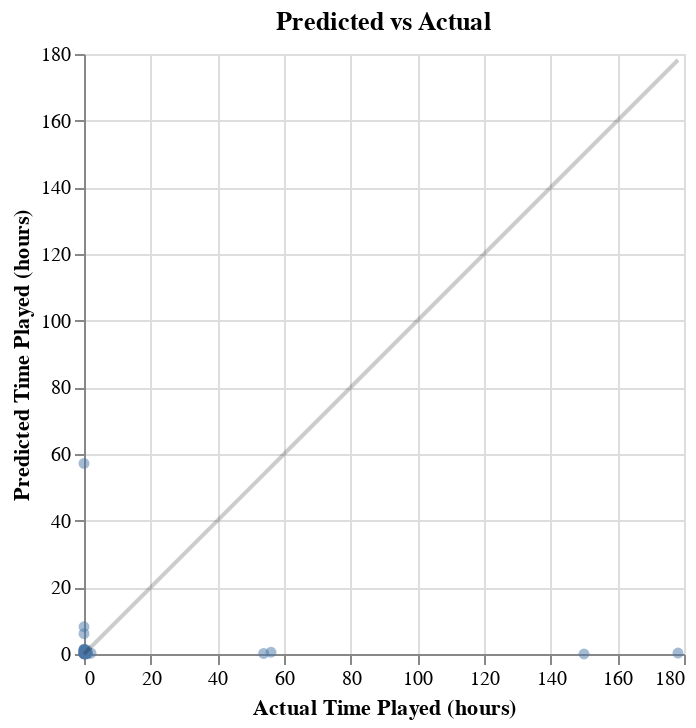

Notebook code cell kept with this figure:
### Code cell
#Predicted vs Actual Plot
predicted_vs_actual = pd.DataFrame({
    "actual": y_test,
    "predicted": y_pred
})

predicted_vs_actual_chart=alt.Chart(predicted_vs_actual).mark_circle(opacity=0.5).encode(
    x=alt.X("actual",title='Actual Time Played (hours)'),
    y=alt.Y("predicted", title="Predicted Time Played (hours)")
).properties(
    title="Predicted vs Actual",
    width=300,
    height=300
)
line=alt.Chart(predicted_vs_actual).mark_line(color="black", opacity=.2).encode(
    x="actual",
    y="actual"   #y = x
)
predicted_vs_actual_chart+line

### Figure 1 — Vega-Lite specification as saved in the notebook (floating-point values rounded to 4 significant figures)
{"config": {"view": {"continuousWidth": 300, "continuousHeight": 300}}, "layer": [{"mark": {"type": "circle", "opacity": 0.5}, "encoding": {"x": {"field": "actual", "title": "Actual Time Played (hours)", "type": "quantitative"}, "y": {"field": "predicted", "title": "Predicted Time Played (hours)", "type": "quantitative"}}, "title": "Predicted vs Actual"}, {"mark": {"type": "line", "color": "black", "opacity": 0.2}, "encoding": {"x": {"field": "actual", "type": "quantitative"}, "y": {"field": "actual", "type": "quantitative"}}}], "data": {"name": "data-a4801aeafc015f0dcfbdc59a3b83adaa"}, "height": 300, "width": 300, "$schema": "https://vega.github.io/schema/vega-lite/v5.20.1.json", "datasets": {"data-a4801aeafc015f0dcfbdc59a3b83adaa": [{"actual": 0.0, "predicted": 0.4}, {"actual": 0.1, "predicted": 1.025}, {"actual": 1.0, "predicted": 0.05}, {"actual": 0.8, "predicted": 1.225}, {"actual": 0.0, "predicted": 1.025}, {"actual": 0.0, "predicted": 0.05}, {"actual": 1.0, "predicted": 0.5}, {"actual": 0.0, "predicted": 0.175}, {"actual": 0.1, "predicted": 0.275}, {"actual": 0.1, "predicted": 1.4}, {"actual": 0.2, "predicted": 0.775}, {"actual": 0.0, "predicted": 1.4}, {"actual": 0.0, "predicted": 57.17}, {"actual": 0.0, "predicted": 0.975}, {"actual": 0.0, "predicted": 1.025}, {"actual": 0.0, "predicted": 1.225}, {"actual": 0.3, "predicted": 0.975}, {"actual": 0.6, "predicted": 0.125}, {"actual": 0.6, "predicted": 0.375}, {"actual": 0.0, "predicted": 8.175}, {"actual": 0.4, "predicted": 0.025}, {"actual": 0.2, "predicted": 0.175}, {"actual": 0.0, "predicted": 0.175}, {"actual": 0.0, "predicted": 0.425}, {"actual": 0.1, "predicted": 0.075}, {"actual": 0.2, "predicted": 0.15}, {"actual": 0.1, "predicted": 0.125}, {"actual": 178.2, "predicted": 0.275}, {"actual": 0.0, "predicted": 6.1}, {"actual": 53.9, "predicted": 0.175}, {"actual": 0.0, "predicted": 0.25}, {"actual": 56.1, "predicted": 0.525}, {"actual": 0.4, "predicted": 0.875}, {"actual": 0.1, "predicted": 0.975}, {"actual": 150.0, "predicted": 0.0}, {"actual": 0.3, "predicted": 0.175}, {"actual": 0.3, "predicted": 0.0}, {"actual": 2.1, "predicted": 0.25}, {"actual": 1.0, "predicted": 0.25}, {"actual": 0.0, "predicted": 0.0}]}}
